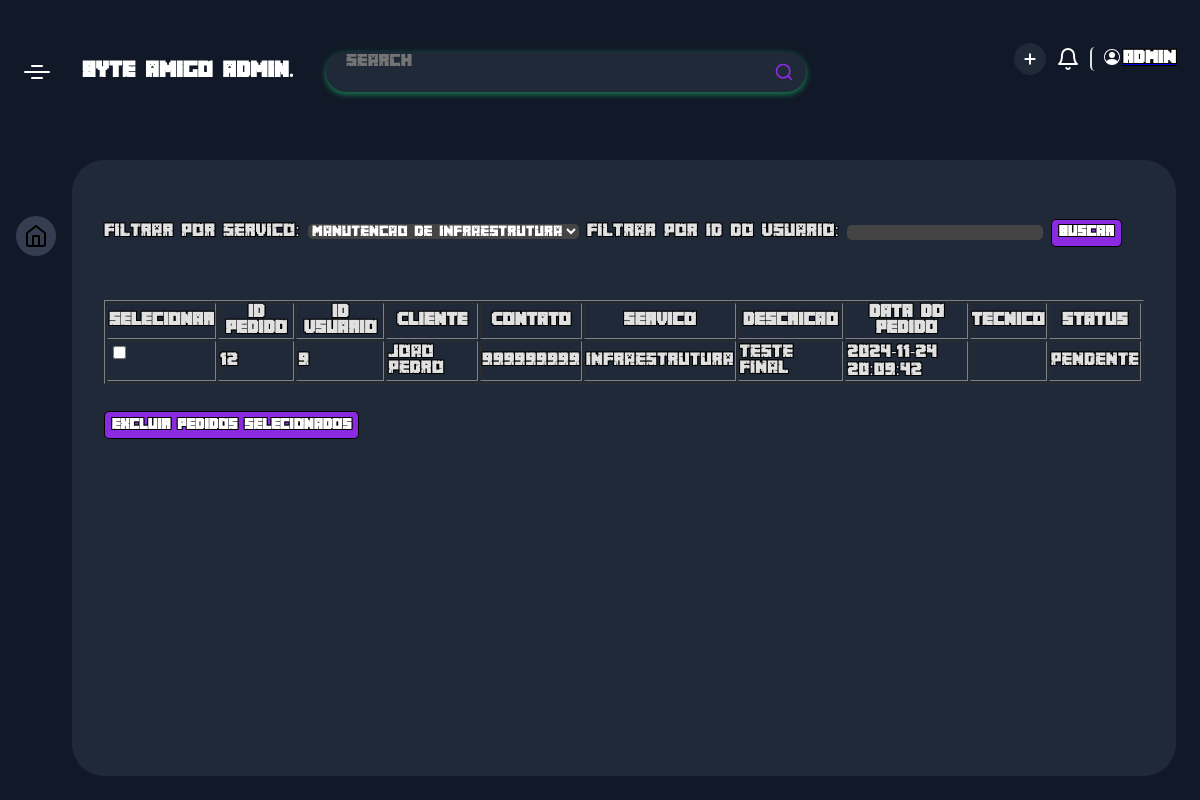
Page /dashboard.php?servico=infraestrutura (signed in) on the committed database.
### tables this page shows
CREATE TABLE `pedidos` (
  `id` int(11) NOT NULL,
  `ID_usuario` int(11) DEFAULT NULL,
  `servico` varchar(50) NOT NULL,
  `descricao` text DEFAULT NULL,
  `data_pedido` timestamp NOT NULL DEFAULT current_timestamp(),
  `ID_tecnico` int(11) DEFAULT NULL,
  `Status` varchar(30) NOT NULL
);

CREATE TABLE `usuario` (
  `ID_usuario` int(255) NOT NULL,
  `Nome` varchar(255) DEFAULT NULL,
  `Email` varchar(255) NOT NULL,
  `telefone` int(11) DEFAULT NULL,
  `Administrator` bit(1) DEFAULT NULL,
  `senha` varchar(255) NOT NULL
);

### dashboard.php (the view, shortened to what this page needs)
<?php
include 'conectar.php';
$servicoFiltro = $_GET['servico'] ?? '';
$idUsuarioFiltro = $_GET['ID_usuario'] ?? '';
$query = "
    SELECT
        pedidos.id,
        usuario.Nome,
        usuario.telefone,
        pedidos.status,
        pedidos.servico,
        pedidos.ID_usuario,
        pedidos.data_pedido,
        pedidos.descricao,
        pedidos.ID_tecnico
    FROM
        pedidos
    INNER JOIN
        usuario ON pedidos.ID_usuario = usuario.ID_usuario
    WHERE 1=1
";
$params = [];
if (!empty($servicoFiltro)) {
    $query .= " AND pedidos.servico = ?";
    $params[] = $servicoFiltro;
}
$query .= " ORDER BY pedidos.data_pedido DESC";
$stmt = $pdo->prepare($query);
$stmt->execute($params);
$pedidos = $stmt->fetchAll();
?>
<!DOCTYPE html>
<html lang="en">
<head>
    <link rel="stylesheet" href="./css/dashboard.css">
    <link rel="stylesheet" href="./css/button.css">
</head>
<body>
    <div class="app-container">
        <div class="app-header">
        <div class="app-header-left">
        <span class="app-icon"></span>
        <p class="app-name">byte amigo admin.</p>
        <div class="search-wrapper">
        <input class="search-input" type="text" placeholder="Search">
        <svg xmlns="http://www.w3.org/2000/svg" width="20" height="20" fill="none" stroke="currentColor" stroke-linecap="round" stroke-linejoin="round" stroke-width="2" class="feather feather-search" viewBox="0 0 24 24">
        <defs></defs>
        <circle cx="11" cy="11" r="8"></circle>
        <path d="M21 21l-4.35-4.35"></path>
        </svg>
        </div>
        </div>
        <div class="app-header-right">
        <button class="add-btn" title="Add New Project">
        <svg class="btn-icon" xmlns="http://www.w3.org/2000/svg" width="16" height="16" viewBox="0 0 24 24" fill="none" stroke="currentColor" stroke-width="3" stroke-linecap="round" stroke-linejoin="round" class="feather feather-plus">
        <line x1="12" y1="5" x2="12" y2="19" />
        <line x1="5" y1="12" x2="19" y2="12" /></svg>
        </button>
        <button class="notification-btn">
        <svg xmlns="http://www.w3.org/2000/svg" width="24" height="24" viewBox="0 0 24 24" fill="none" stroke="currentColor" stroke-width="2" stroke-linecap="round" stroke-linejoin="round" class="feather feather-bell">
        <path d="M18 8A6 6 0 0 0 6 8c0 7-3 9-3 9h18s-3-2-3-9" />
        <path d="M13.73 21a2 2 0 0 1-3.46 0" /></svg>
        </button>
        <a href="editcar.php"><button   class="profile-btn">
        <span>ADMIN</span>
        </button></a>
        </div>
        </div>
        <div class="app-content">
        <div class="app-sidebar">
        <a href="" class="app-sidebar-link active">
        <svg xmlns="http://www.w3.org/2000/svg" width="24" height="24" viewBox="0 0 24 24" fill="none" stroke="currentColor" stroke-width="2" stroke-linecap="round" stroke-linejoin="round" class="feather feather-home">
        <path d="M3 9l9-7 9 7v11a2 2 0 0 1-2 2H5a2 2 0 0 1-2-2z" />
        <polyline points="9 22 9 12 15 12 15 22" /></svg>
        </a>
        </div>
        <div class="projects-section">
        <form method="GET" action="dashboard.php">
        <label for="servico">Filtrar por Servico:</label>
        <select class="" id="servico" name="servico">
            <option value="infraestrutura" <?php if ($servicoFiltro == 'infraestrutura') echo 'selected'; ?>>Manutencao de Infraestrutura</option>
        </select>
        <label for="id_usuario">Filtrar por ID do Usuario:</label>
        <input type="text" id="id_usuario" name="id_usuario" value="<?php echo htmlspecialchars($idUsuarioFiltro); ?>">
        <button type="submit">Buscar</button>
    </form>
        <form action="excluir_pedidos.php" method="POST">
        <table border="1">
            <thead>
                <tr>
                    <th>Selecionar</th>
                    <th>ID Pedido</th>
                    <th>ID Usuario</th>
                    <th>Cliente</th>
                    <th>Contato</th>
                    <th>Servico</th>
                    <th>Descricao</th>
                    <th>Data do pedido</th>
                    <th>Tecnico</th>
                    <th>Status</th>
                </tr>
            </thead>
            <tbody>
                <?php foreach ($pedidos as $pedido): ?>
                <tr>
                    <td><input type="checkbox" name="pedidos_selecionados[]" value="<?php echo $pedido['id']; ?>"></td>
                    <td><?= htmlspecialchars($pedido['id']) ?></td>
                    <td><?= htmlspecialchars($pedido['ID_usuario']) ?></td>
                    <td><?= htmlspecialchars($pedido['Nome']) ?></td>
                    <td><?= htmlspecialchars($pedido['telefone']) ?></td>
                    <td><?= htmlspecialchars($pedido['servico']) ?></td>
                    <td><?= htmlspecialchars($pedido['descricao']) ?></td>
                    <td><?= htmlspecialchars($pedido['data_pedido']) ?></td>
                    <td><?= htmlspecialchars($pedido['ID_tecnico']) ?></td>
                    <td><?= htmlspecialchars($pedido['status']) ?></td>
                </tr>
                <?php endforeach; ?>
            </tbody>
        </table>
        <button type="submit">Excluir Pedidos Selecionados</button>
    </form>
</body>
</html>

### css/dashboard.css (style rules this page uses)
* { box-sizing: border-box; font-family: 'minecraft'; }
:root { --app-container: #2600ff; --app-container: #111827; --main-color: #fff; --secondary-color: rgba(255, 255, 255, .8); --projects-section: #1f2937; --link-color: rgba(255, 255, 255, .8); --link-color-hover: rgba(195, 207, 244, 0.1); --link-color-active-bg: rgba(195, 207, 244, 0.2); --button-bg: #1f2937; --search-area-bg: #1f2937; --message-box-hover: #243244; --message-box-border: rgba(255, 255, 255, .1); --star: #ffd92c; --light-font: rgba(255, 255, 255, .8); --more-list-bg: #ffffff; --more-list-bg-hover: rgba(195, 207, 244, 0.1); --more-list-shadow: rgba(195, 207, 244, 0.1); --message-btn: rgba(195, 207, 244, 0.1); }
html, body { width: 100%; height: 100vh; margin: 0; }
body { font-family: 'minecraft', sans-serif; overflow: hidden; display: flex; justify-content: center; background-color: var(--app-container); }
button, a { cursor: pointer; }
.app-container { width: 100%; display: flex; flex-direction: column; height: 100%; background-color: var(--app-container); transition: 0.2s; max-width: 1800px; }
.app-container button, .app-container input, .app-container optgroup, .app-container select, .app-container textarea { font-family: 'minecraft', sans-serif; }
.app-content { display: flex; height: 100%; overflow: hidden; padding: 16px 24px 24px 0; }
.app-header { display: flex; justify-content: space-between; align-items: center; width: 100%; padding: 16px 24px; position: relative; }
.app-header-left, .app-header-right { display: flex; align-items: center; }
.app-header-left { flex-grow: 1; }
.app-header-right button { margin-left: 10px; }
.app-icon { width: 26px; height: 2px; border-radius: 4px; background-color: var(--main-color); position: relative; }
.app-icon:before, .app-icon:after { content: ''; position: absolute; width: 12px; height: 2px; border-radius: 4px; background-color: var(--main-color); left: 50%; transform: translatex(-50%); }
.app-icon:before { top: -6px; }
.app-icon:after { bottom: -6px; }
.app-name { color: var(--main-color); margin: 0; font-size: 20px; line-height: 24px; font-weight: 700; margin: 0 32px; }
.search-wrapper { border-radius: 20px; background-color: var(--search-area-bg); padding-right: 12px; height: 40px; display: flex; justify-content: space-between; align-items: center; width: 100%; max-width: 480px; color: blueviolet; box-shadow: 0 2px 6px 0 #198754; overflow: hidden; }
.search-input { border: none; flex: 1; outline: none; height: 100%; padding: 0 20px; font-size: 16px; background-color: var(--search-area-bg); color: var(--main-color); }
.search-input:placeholder { color: var(--main-color); opacity: 0.6; }
.add-btn { color: #fff; background-color: var(--button-bg); padding: 0; border: 0; border-radius: 50%; width: 32px; height: 32px; display: flex; align-items: center; justify-content: center; }
.notification-btn { color: var(--main-color); padding: 0; border: 0; background-color: transparent; height: 32px; display: flex; justify-content: center; align-items: center; }
.profile-btn { padding: 0; border: 0; background-color: transparent; display: flex; align-items: center; padding-left: 12px; border-left: 2px solid #ddd; }
.profile-btn span { color: var(--main-color); font-size: 16px; line-height: 24px; font-weight: 700; }
.app-sidebar { padding: 40px 16px; display: flex; flex-direction: column; align-items: center; }
.app-sidebar-link { color: var(--main-color); color: var(--link-color); margin: 16px 0; transition: 0.2s; border-radius: 50%; flex-shrink: 0; width: 40px; height: 40px; display: flex; justify-content: center; align-items: center; }
.app-sidebar-link.active { background-color: var(--link-color-active-bg); color: var(--link-color-active); }
.projects-section { flex: 2; background-color: var(--projects-section); border-radius: 32px; padding: 32px 32px 0 32px; overflow: hidden; height: 100%; display: flex; flex-direction: column; }

### rows in the picture
pedidos: id "12", ID_usuario "9", ID_usuario.Nome "Joao Pedro", ID_usuario.telefone "999999999", servico "infraestrutura", descricao "Teste final", data_pedido "2024-11-24 20:09:42", Status "Pendente"
